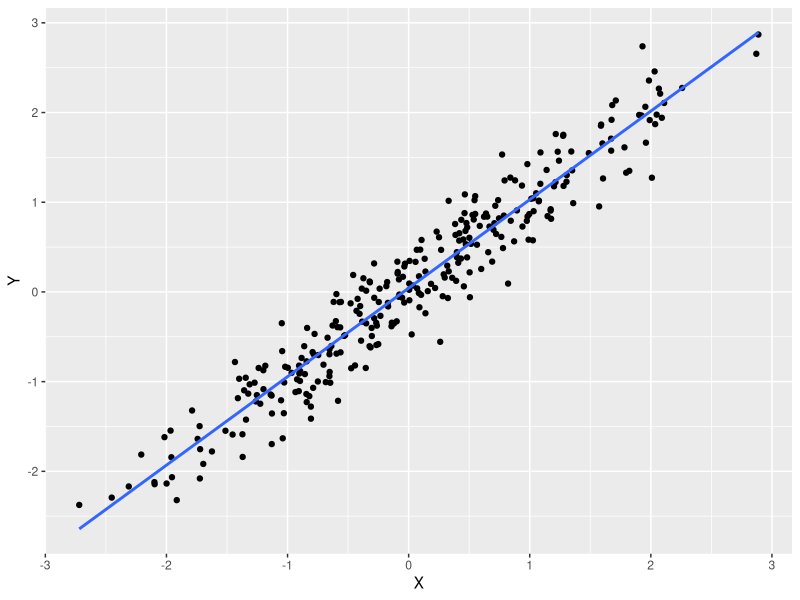
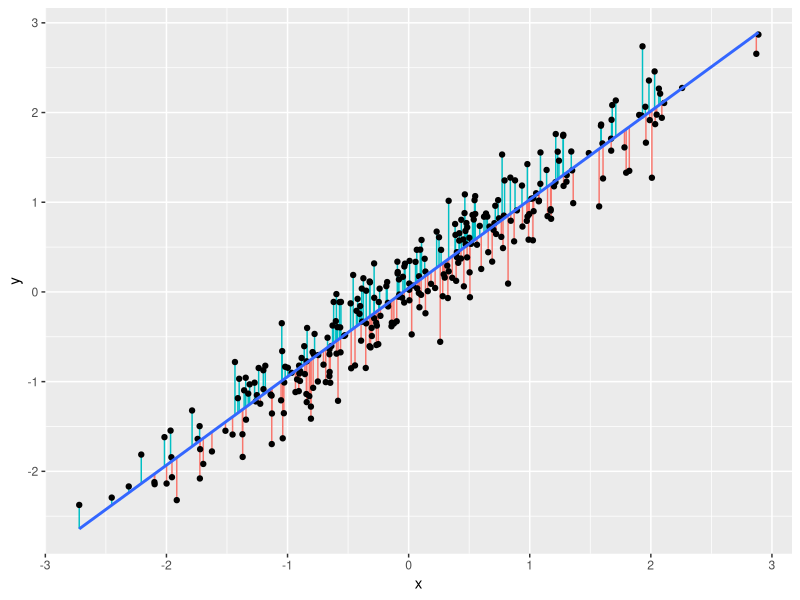
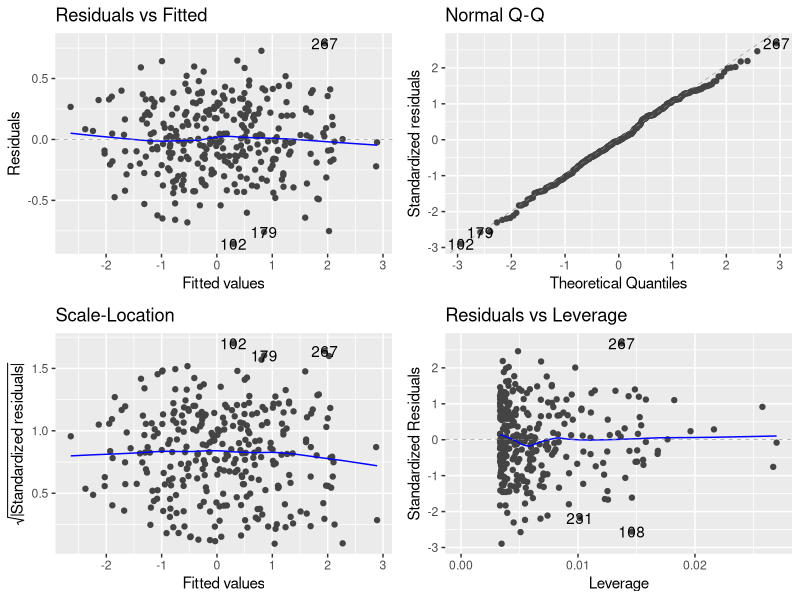
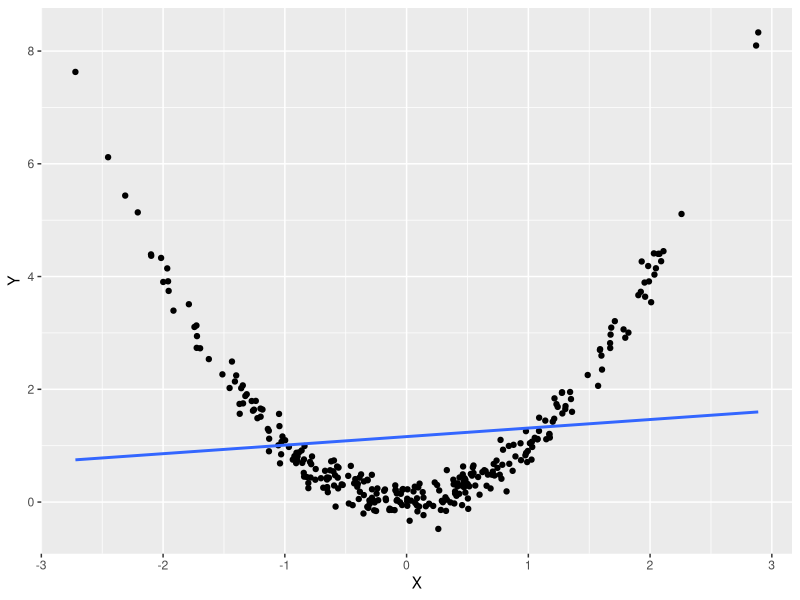
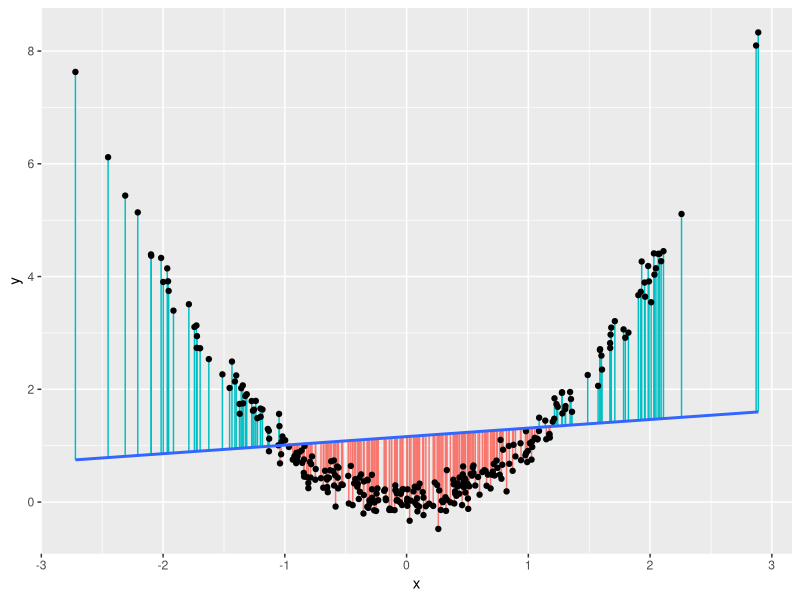
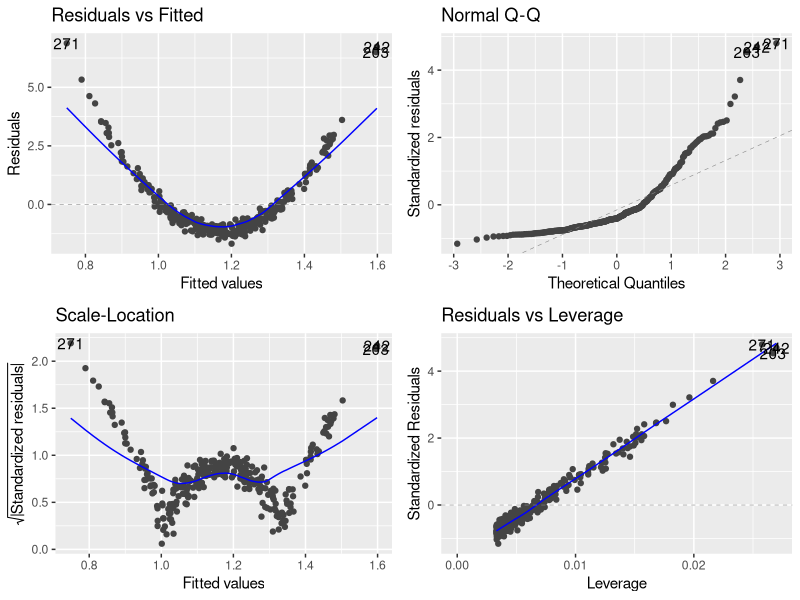
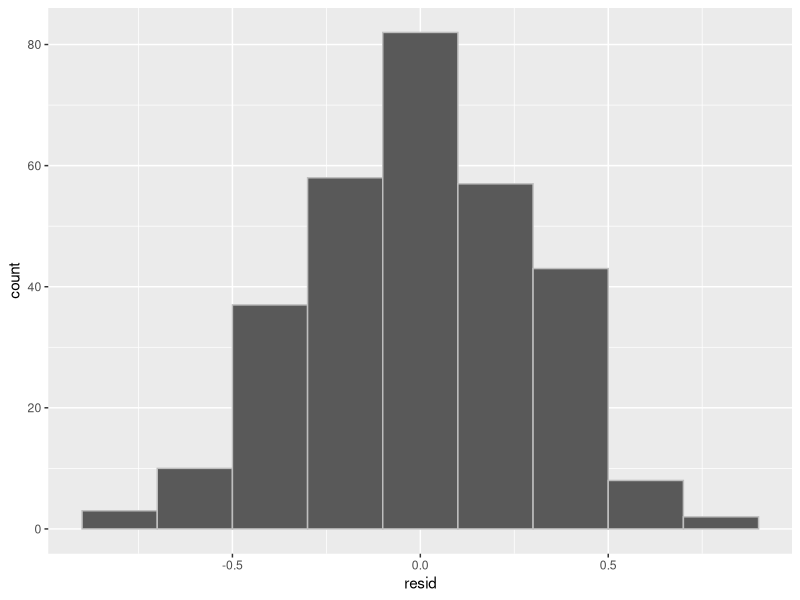
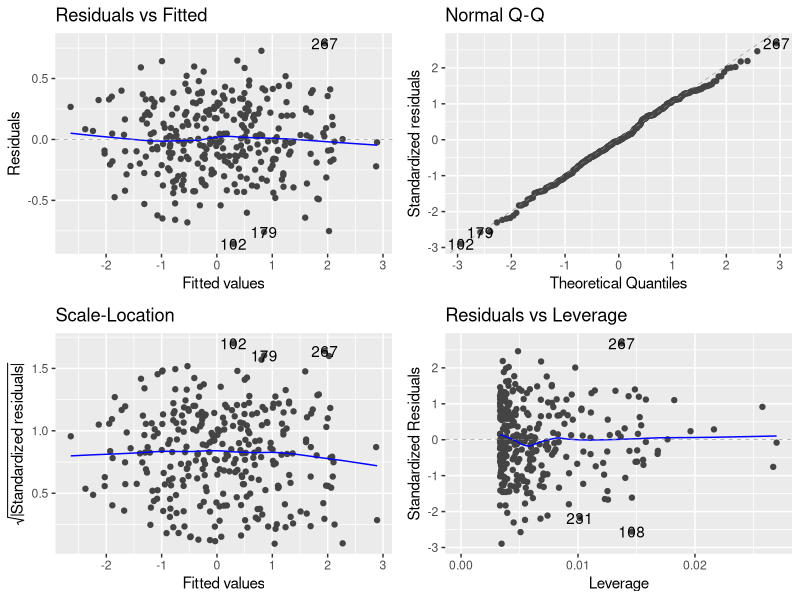

Recreate these plots in R, in order.
## ---- chunk 1
# Include setup
library(tidyverse)
library(ggfortify)
library(knitr)

knitr::opts_chunk$set(
  echo = FALSE, fig.align = "center"
)

hook_output <- knit_hooks$get("output")
knit_hooks$set(output = function(x, options) {
  lines <- options$output.lines
  if (is.null(lines)) {
    return(hook_output(x, options))  # pass to default hook
  }
  x <- unlist(strsplit(x, "\n"))
  more <- "..."
  if (length(lines) == 1) {        # first n lines
    if (length(x) > lines) {
      # truncate the output, but add ....
      x <- c(head(x, lines), more)
    }
  } else {
    x <- c(more, x[lines], more)
  }
  # paste these lines together
  x <- paste(c(x, ""), collapse = "\n")
  hook_output(x, options)
})
## ---- chunk 2
linear_data = read.csv("week_03_docs/linear_data.csv")
nonlinear_data = read.csv("week_03_docs/nonlinear_data.csv")
non_normal = read.csv("week_03_docs/nonnormal_data.csv")
heter_data = read.csv("week_03_docs/heter_data.csv")
outlier_residual = read.csv("week_03_docs/outlier_data.csv")
# outlier_leverage = read.csv("week_04_docs/")
# outlier_influence = read.csv("week_04_docs/")
options(scipen = 999)
## ---- chunk 3
#| eval: true
#| echo: true
#| output: true
library(tidyverse)
ggplot(linear_data, aes(x=X, y=Y)) +
  geom_point() +
  geom_smooth(method="lm", se = FALSE)
## ---- chunk 4
set.seed(2)
x=rnorm(300) 
y=x+rnorm(300, 0, 0.3)
model <- lm(y ~ x)
fitted = predict(model)
ggplot(data.frame(x=x, y=y), aes(x=x, y=y)) +
  geom_segment(aes(xend=x, yend=fitted, col=ifelse(fitted-y>0, "green", "red")), show.legend=F) +
  geom_point() +
  geom_smooth(method="lm", se=F)
## ---- chunk 5
#| eval: true
#| echo: true
#| output: true
linear_data = read.csv("week_03_docs/linear_data.csv")
nonlinear_data = read.csv("week_03_docs/nonlinear_data.csv")
non_normal = read.csv("week_03_docs/nonnormal_data.csv")
heter_data = read.csv("week_03_docs/heter_data.csv")
outlier_residual = read.csv("week_03_docs/outlier_data.csv")
## ---- chunk 6
#| eval: true
#| echo: true
#| output: true
library(ggfortify)

lm1 = lm(Y ~ X, data = linear_data)
autoplot(lm1)
## ---- chunk 7
#| eval: true
#| echo: true
#| output: true
ggplot(nonlinear_data, aes(x = X, y = Y)) +
  geom_point() +
  geom_smooth(method="lm", se = FALSE)
## ---- chunk 8
set.seed(2)
x=rnorm(300) 
y=x^2+rnorm(300, 0, 0.2)
model <- lm(y ~ x)
fitted = predict(model)
ggplot(data.frame(x=x, y=y), aes(x=x, y=y)) +
  geom_segment(aes(xend=x, yend=fitted, col=ifelse(fitted-y>0, "green", "red")), show.legend=F) +
  geom_point() +
  geom_smooth(method="lm", se = FALSE)
## ---- chunk 9
#| eval: true
#| echo: true
#| output: true
lm2 = lm(Y ~ X, data = nonlinear_data)
autoplot(lm2)
## ---- chunk 10
#| eval: true
#| echo: true
#| output: true

linear_data = linear_data %>% 
  mutate(resid = residuals(lm1))

ggplot(linear_data, aes(x = resid)) + 
  geom_histogram(color = "grey", binwidth = 0.2) 

## ---- chunk 11
#| eval: true
#| echo: true
#| output: true

lm1 = lm(Y ~ X, data = linear_data)
autoplot(lm1)
## ---- chunk 12
ggplot(non_normal, aes(x = X, y = Y)) +
  geom_point() +
  geom_smooth(method="lm", se=F)
## ---- chunk 13
#| eval: true
#| echo: true
#| output: true
lm3 = lm(Y ~ X, data = non_normal)

non_normal = non_normal %>% 
  mutate(resid = residuals(lm3))

ggplot(non_normal, aes(x = resid)) + 
  geom_histogram(color = "grey", binwidth = 1) 
## ---- chunk 14
#| eval: true
#| echo: true
#| output: true

autoplot(lm3)
## ---- chunk 15
heter_data = read.csv("week_03_docs/heter_data.csv")
## ---- chunk 16
#| eval: true
#| echo: true
#| output: true
ggplot(heter_data, aes(x = X, y = Y)) +
  geom_point() +
  geom_smooth(method="lm", se = FALSE)
## ---- chunk 17
#| eval: true
#| echo: true
#| output: true

lm4 = lm(Y ~ X, data = heter_data)
autoplot(lm4)
## ---- chunk 18
houses = read.csv("week_03_docs/houses.csv")
## ---- chunk 19
#| eval: true
#| echo: true
#| output: true

model.houses = lm(price ~ area, data = houses)
autoplot(model.houses)
## ---- chunk 20
outlier_residual = read.csv("week_03_docs/outlier_residual.csv")
## ---- chunk 21
hx <- 0
hy <- -8
ggplot(outlier_residual, aes(x=X, y=Y)) +
  geom_point(col = ifelse(outlier_residual$X == hx & outlier_residual$Y == hy, "red", "black")) +
  geom_smooth(method = "lm", se=F)
## ---- chunk 22
#| eval: true
#| echo: true
#| output: true
lm5 = lm(Y ~ X, data = outlier_residual)
autoplot(lm5)
## ---- chunk 23
outlier_leverage = read.csv("week_03_docs/outlier_leverage.csv")
## ---- chunk 24
hx <- 5
hy <- 5
ggplot(outlier_leverage, aes(x=X, y=Y)) +
  geom_point(col = ifelse(outlier_leverage$X == hx & outlier_leverage$Y == hy, "red", "black")) +
  geom_smooth(method = "lm", se=F)
## ---- chunk 25
#| eval: true
#| echo: true
#| output: true
lm6 = lm(Y ~ X, data = outlier_leverage)
autoplot(lm6)
## ---- chunk 26
outlier_influence = read.csv("week_03_docs/outlier_influence.csv")
## ---- chunk 27
hx <- 7.5
hy <- -7
ggplot(outlier_influence, aes(x=X, y=Y)) +
  geom_point(col = ifelse(outlier_influence$X == hx & outlier_influence$Y == hy, "red", "black")) +
  geom_smooth(method = "lm", se=F)
## ---- chunk 28
#| eval: true
#| echo: true
#| output: true
lm7 = lm(Y ~ X, data = outlier_influence)
autoplot(lm7)
